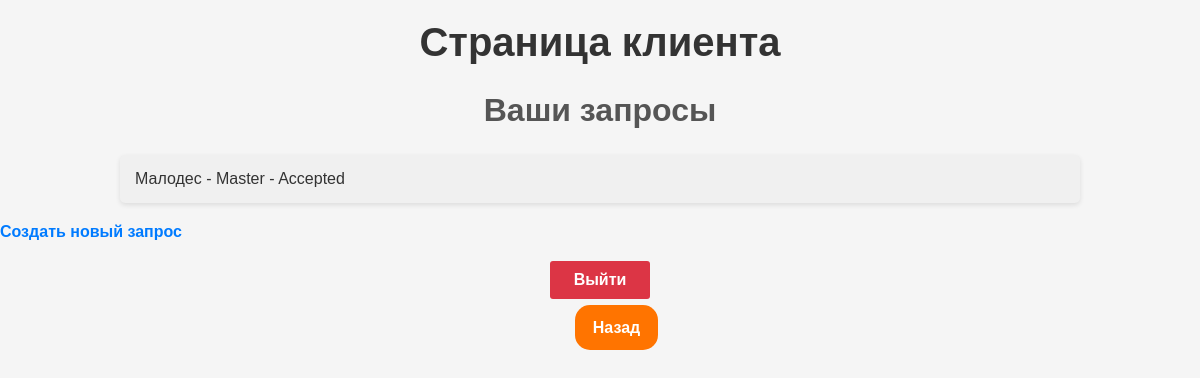
/client/ (signed in), run on an earlier commit of the app's database.
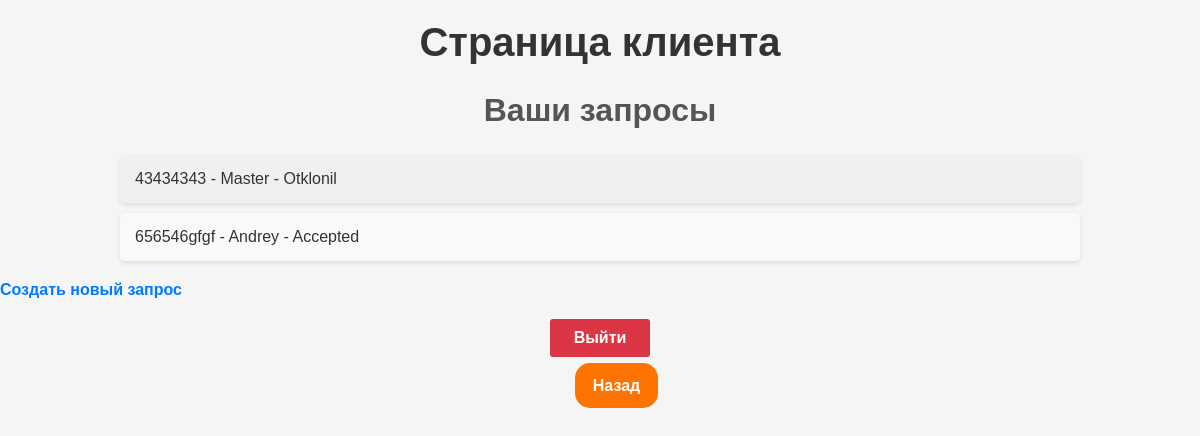
And on a later commit of the database.
### academy/models.py (models this page shows, shortened)
class Request(models.Model):
    client = models.ForeignKey(Client, on_delete=models.CASCADE)
    master = models.ForeignKey(Master, on_delete=models.CASCADE)
    description = models.TextField()
    status = models.CharField(max_length=20, choices=[('Pending', 'Pending'), ('Accepted', 'Accepted'), ('Otklonil', 'Otklonil')], default='Pending')

class Master(models.Model):
    user = models.OneToOneField(User, on_delete=models.CASCADE)
    name = models.CharField(max_length=100)

### academy/views.py (the view)
# urls.py: path('client/', views.client_page, name='client_page'),
@login_required
def client_page(request):
    client = get_object_or_404(Client, user=request.user)
    requests = Request.objects.filter(client=client)
    return render(request, 'orders/client_page.html', {'requests': requests})

### template/orders/client_page.html (shortened to what this page needs)
{% load static %}
<!DOCTYPE html>
<html lang="en">
<head>
    <link rel="stylesheet" href="{% static 'style7.css' %}">
</head>
<body>
    <h1>Страница клиента</h1>
    <h2>Ваши запросы</h2>
    <ul>
        {% for request in requests %}
            <li>
                {{ request.description }} - {{ request.master.name }} - {{ request.status }}
            </li>
        {% endfor %}
    </ul>
    <a href="{% url 'create_request' %}">Создать новый запрос</a>
    <a href="{% url 'logout' %}">Выйти</a>
    <div class="btn">
        <a class="button" href="{% url 'home' %}">Назад</a>
    </div>
</body>
</html>

### static/style7.css (style rules this page uses)
body { font-family: 'Arial', sans-serif; background-color: #f5f5f5; color: #333; margin: 0; padding: 0; }
h1 { font-family: 'Arial', sans-serif; color: #333; text-align: center; margin-top: 20px; font-size: 2.5em; }
h2 { font-family: 'Arial', sans-serif; color: #555; text-align: center; margin-top: 10px; font-size: 2em; }
ul { list-style-type: none; padding: 0; width: 80%; margin: 20px auto; }
ul li { background-color: #f9f9f9; margin: 10px 0; padding: 15px; border-radius: 5px; box-shadow: 0 2px 5px rgba(0, 0, 0, 0.1); font-family: 'Arial', sans-serif; display: flex; justify-content: space-between; align-items: center; }
ul li:nth-child(odd) { background-color: #f0f0f0; }
a { text-decoration: none; color: #007BFF; font-weight: bold; font-family: 'Arial', sans-serif; }
a[href*="logout"] { display: block; width: 100px; margin: 20px auto; text-align: center; background-color: #dc3545; color: white; padding: 10px 0; border-radius: 3px; text-decoration: none; transition: background-color 0.3s ease; }
.button { background-color: #FF7400; color: #fff; text-decoration: none; padding: 14px 18px; font-weight: 700; border-radius: 15px; margin-left: 47.9%; transition: background-color 0.2s linear ; }

What changed in the data, as far as the page shows it:
removed Request: description "Малодес", master.name "Master", status "Accepted"
added Request: description "43434343", master.name "Master", status "Otklonil"
added Request: description "656546gfgf", master.name "Andrey", status "Accepted"
